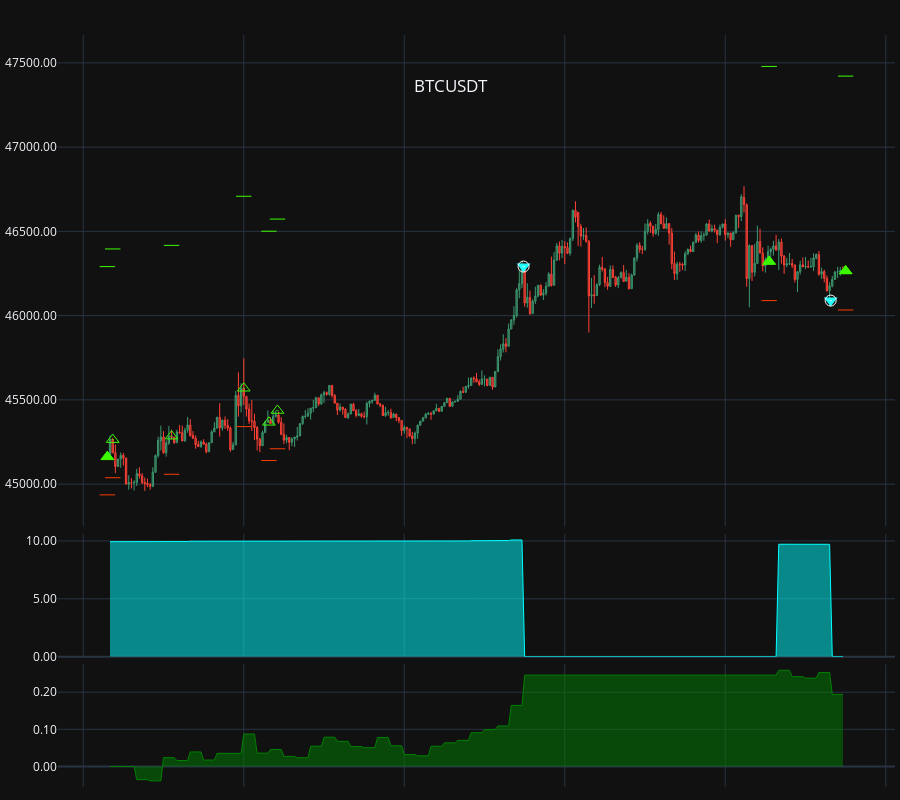

Write notebook code for a chart like this one.
### Code cell
chart_signals(rep[1], symbol, ohlc, '1Min',  show_signals=True)

### Figure 1 — Plotly figure (JSON) as saved in the notebook; plotly's stock layout.template omitted (floating-point values rounded to 4 significant figures; data arrays with more than 128 entries replaced by an {"elided": "..."} marker saying what was removed)
{"data": [{"close": {"elided": "275 float values"}, "high": {"elided": "275 float values"}, "line": {"width": 1}, "low": {"elided": "275 float values"}, "name": "Master_0", "open": {"elided": "275 float values"}, "type": "candlestick", "uid": "f5a357d7-0f9c-4c6a-8eb1-bb17b5e3b75e", "x": {"elided": "275 str values"}, "xaxis": "x", "yaxis": "y"}, {"marker": {"color": "#3cfa00", "size": 12, "symbol": "triangle-up"}, "mode": "markers", "name": "BOT", "type": "scatter", "uid": "4c50690d-310b-46c2-a0f4-2a328657678f", "x": ["2024-01-10T15:09:00.001000", "2024-01-10T19:16:24", "2024-01-10T19:44:59.999000"], "xaxis": "x", "y": [45160.0, 46320.0, 46260.0], "yaxis": "y"}, {"marker": {"color": "#20ffff", "size": 12, "symbol": "triangle-down"}, "mode": "markers", "name": "SLD", "type": "scatter", "uid": "f9ab59c2-bb40-4fc3-a3ad-3a492ef31508", "x": ["2024-01-10T17:44:36", "2024-01-10T19:39:24"], "xaxis": "x", "y": [46291, 46090.0], "yaxis": "y"}, {"marker": {"color": "#3cfa00", "size": 11, "symbol": "triangle-up-open-dot"}, "mode": "markers", "name": "LONG", "text": ["", "", "", "", "", "", "", ""], "type": "scatter", "uid": "a6157f68-6e12-42e2-8944-d5f8a68aa45d", "x": ["2024-01-10T15:09:00.001000", "2024-01-10T15:10:59.999000", "2024-01-10T15:32:59.999000", "2024-01-10T15:59:59.999000", "2024-01-10T16:09:24", "2024-01-10T16:12:36", "2024-01-10T19:16:24", "2024-01-10T19:44:59.999000"], "xaxis": "x", "y": [45160.0, 45260.0, 45280.0, 45569, 45370.0, 45440.0, 46320.0, 46260.0], "yaxis": "y"}, {"marker": {"color": "#3cfa00", "size": 11, "symbol": "line-ew-open"}, "mode": "markers", "name": "Take", "type": "scatter", "uid": "5e358fed-09af-453d-8ceb-a2c41731c121", "x": ["2024-01-10T15:09:00.001000", "2024-01-10T15:10:59.999000", "2024-01-10T15:32:59.999000", "2024-01-10T15:59:59.999000", "2024-01-10T16:09:24", "2024-01-10T16:12:36", "2024-01-10T19:16:24", "2024-01-10T19:44:59.999000"], "xaxis": "x", "y": [46290.0, 46400.0, 46420.0, 46710.0, 46500.0, 46570.0, 47480.0, 47420.0], "yaxis": "y"}, {"marker": {"color": "#fa3c00", "size": 11, "symbol": "line-ew-open"}, "mode": "markers", "name": "Stop", "type": "scatter", "uid": "5cbf486f-f033-437a-90b9-431be8fbad1d", "x": ["2024-01-10T15:09:00.001000", "2024-01-10T15:10:59.999000", "2024-01-10T15:32:59.999000", "2024-01-10T15:59:59.999000", "2024-01-10T16:09:24", "2024-01-10T16:12:36", "2024-01-10T19:16:24", "2024-01-10T19:44:59.999000"], "xaxis": "x", "y": [44940.0, 45040.0, 45060.0, 45340.0, 45140.0, 45210.0, 46090.0, 46030.0], "yaxis": "y"}, {"marker": {"color": "#20ffff", "size": 11, "symbol": "triangle-down-open-dot"}, "mode": "markers", "name": "SHORTS", "text": [], "type": "scatter", "uid": "4938c318-3dea-409b-ba6a-91fcd4e66fde", "x": [], "xaxis": "x", "y": [], "yaxis": "y"}, {"marker": {"color": "#3cfa00", "size": 11, "symbol": "line-ew-open"}, "mode": "markers", "name": "Take", "type": "scatter", "uid": "1a6e75db-8d76-45f4-b7bb-acd93ebd376a", "x": [], "xaxis": "x", "y": [], "yaxis": "y"}, {"marker": {"color": "#fa3c00", "size": 11, "symbol": "line-ew-open"}, "mode": "markers", "name": "Stop", "type": "scatter", "uid": "69fdd69b-48a9-42eb-830b-440eb744b7a7", "x": [], "xaxis": "x", "y": [], "yaxis": "y"}, {"marker": {"color": "#ffffff", "size": 11, "symbol": "circle-open-dot"}, "mode": "markers", "name": "EXITS", "text": ["Take triggered", "Stop triggered"], "type": "scatter", "uid": "1dcd27d1-c9e3-4f4c-a2a3-772155281673", "x": ["2024-01-10T17:44:36", "2024-01-10T19:39:24"], "xaxis": "x", "y": [46291, 46090.0], "yaxis": "y"}, {"fill": "tozeroy", "line": {"color": "cyan", "width": 1}, "mode": "lines", "name": "Leverage", "type": "scatter", "uid": "d6d06509-345d-4ccf-833e-0f74a03cac20", "x": {"elided": "275 str values"}, "xaxis": "x", "y": {"elided": "275 float values"}, "yaxis": "y2"}, {"fill": "tozeroy", "line": {"color": "green", "width": 1}, "mode": "lines", "name": "BTCUSDT_PnL", "type": "scatter", "uid": "16a44061-1cc3-44d3-8c1a-fcc7141840e2", "x": {"elided": "275 str values"}, "xaxis": "x", "y": {"elided": "275 float values"}, "yaxis": "y3"}], "layout": {"dragmode": "zoom", "height": 800, "hoverdistance": 1000, "hovermode": "x unified", "margin": {"b": 5, "l": 5, "r": 5, "t": 35}, "modebar": {"add": ["drawline", "drawopenpath", "drawrect", "eraseshape"]}, "newshape": {"line": {"color": "yellow", "width": 1}}, "showlegend": false, "title": {"text": " BTCUSDT", "x": 0.5, "xanchor": "center", "y": 0.9, "yanchor": "top"}, "xaxis": {"anchor": "y", "domain": [0, 1], "hoverformat": "%d-%b-%y %H:%M", "matches": "x3", "rangeslider": {"visible": false}, "showspikes": true, "showticklabels": false, "spikecolor": "#306020", "spikedash": "dot", "spikemode": "across", "spikesnap": "cursor", "spikethickness": 1}, "xaxis2": {"anchor": "y2", "domain": [0, 1], "matches": "x3", "showspikes": true, "showticklabels": false, "spikecolor": "#306020", "spikedash": "dot", "spikemode": "across", "spikesnap": "cursor", "spikethickness": 1}, "xaxis3": {"anchor": "y3", "domain": [0, 1], "showspikes": true, "spikecolor": "#306020", "spikedash": "dot", "spikemode": "across", "spikesnap": "cursor", "spikethickness": 1}, "yaxis": {"anchor": "x", "domain": [0.3467, 1], "hoverformat": ".2f", "spikecolor": "#306020", "spikesnap": "cursor", "spikethickness": 1, "tickformat": ".2f"}, "yaxis2": {"anchor": "x2", "domain": [0.1733, 0.3367], "spikecolor": "#306020", "spikesnap": "cursor", "spikethickness": 1, "tickformat": ".2f"}, "yaxis3": {"anchor": "x3", "domain": [0, 0.1633], "spikecolor": "#306020", "spikesnap": "cursor", "spikethickness": 1, "tickformat": ".2f"}}}
